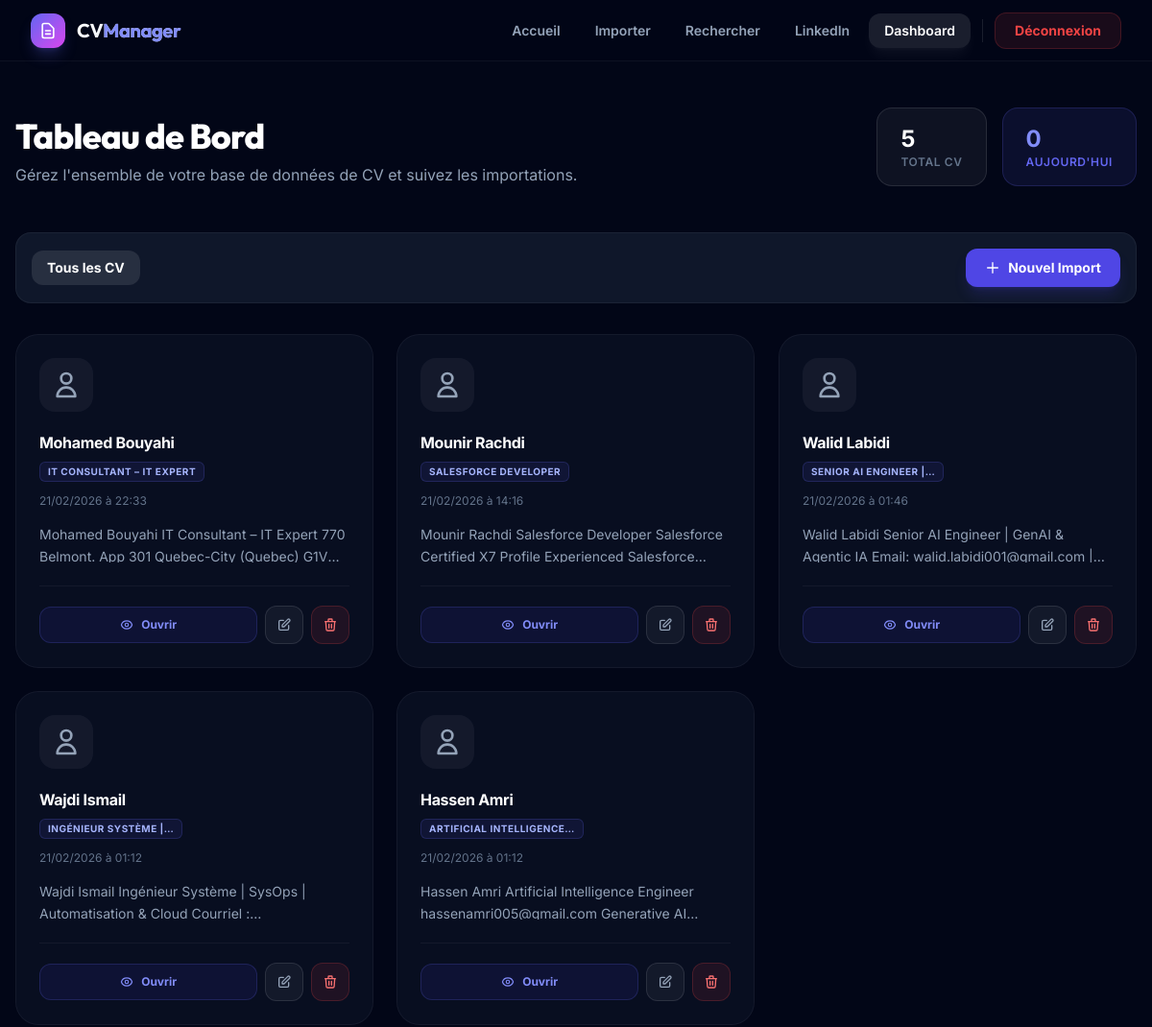
Page /dashboard (signed in, upper part) on the earlier database version.
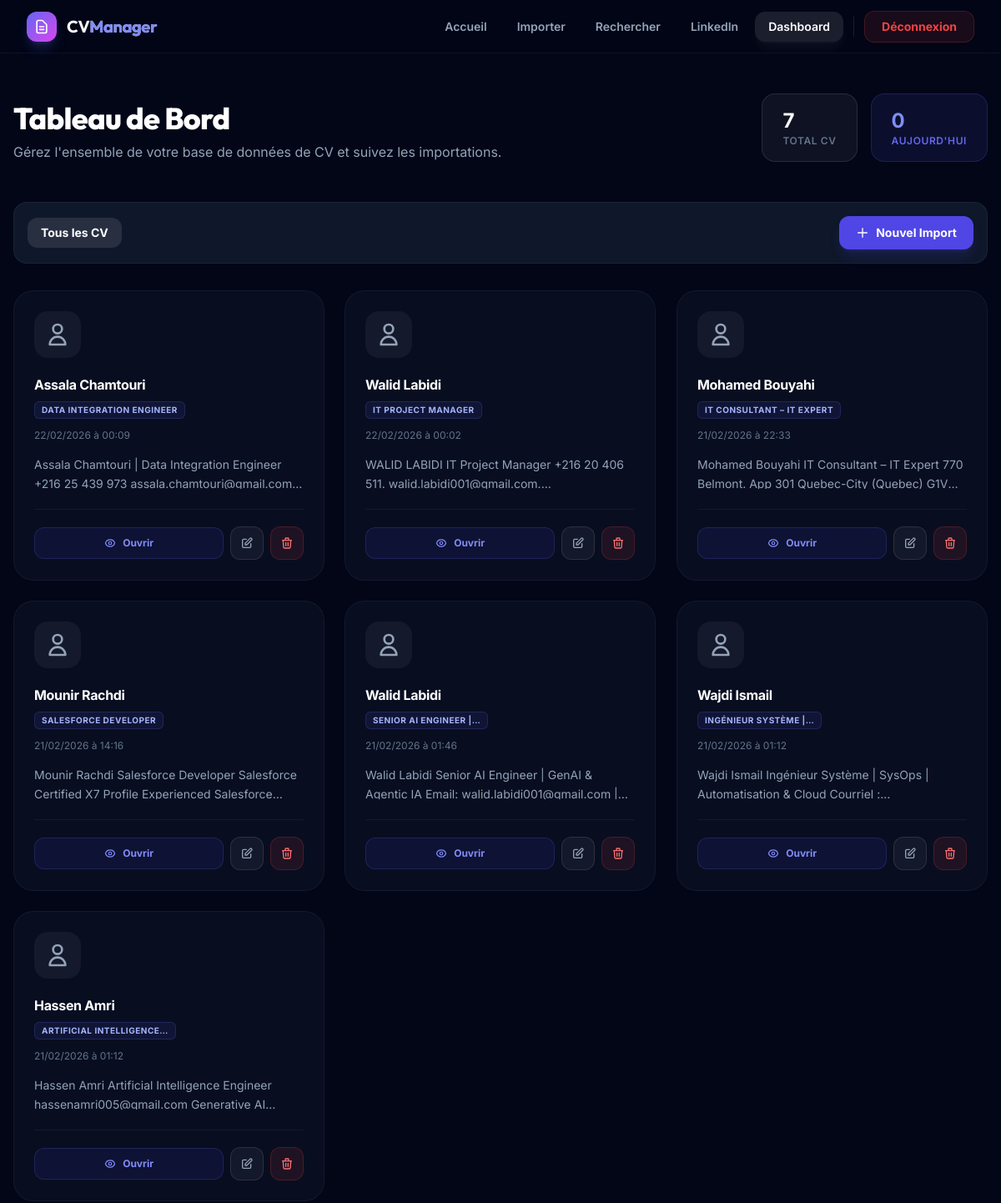
Same page on the later database version.
### tables this page shows
CREATE TABLE cvs (
            id INTEGER PRIMARY KEY AUTOINCREMENT,
            filename TEXT NOT NULL,
            original_filename TEXT,
            file_type TEXT DEFAULT 'file',
            url TEXT,
            text TEXT,
            metadata_json TEXT DEFAULT '{}',
            created_at DATETIME DEFAULT CURRENT_TIMESTAMP,
            updated_at DATETIME DEFAULT CURRENT_TIMESTAMP
        );

### app.py (the view)
@app.route('/dashboard')
@login_required
def dashboard():
    page = request.args.get('page', 1, type=int)
    filter_type = request.args.get('type', '')
    cvs, total, total_pages = get_all_cvs(page=page, file_type=filter_type)
    stats = get_stats()
    return render_template(
        'dashboard.html',
        cvs=cvs,
        total=total,
        page=page,
        total_pages=total_pages,
        stats=stats,
        filter_type=filter_type
    )

### app.py (called while the page is built)
def login_required(f):
    @wraps(f)
    def decorated_function(*args, **kwargs):
        if not session.get('logged_in'):
            flash('Veuillez vous connecter pour accéder à cette page.', 'warning')
            return redirect(url_for('login'))
        return f(*args, **kwargs)
    return decorated_function

def get_text_preview(text, max_length=200):
    if not text:
        return "Aucun contenu extrait"
    text = ' '.join(text.split())  # Normalize whitespace
    if len(text) <= max_length:
        return text
    return text[:max_length].rsplit(' ', 1)[0] + '…'

@app.template_filter('preview')
def preview_filter(text, length=200):
    return get_text_preview(text, length)

@app.template_filter('from_json')
def from_json_filter(value):
    try:
        return json.loads(value) if value else {}
    except (json.JSONDecodeError, TypeError):
        return {}

@app.template_filter('format_date')
def format_date_filter(value):
    if not value:
        return ''
    try:
        dt = datetime.strptime(str(value), '%Y-%m-%d %H:%M:%S')
        return dt.strftime('%d/%m/%Y à %H:%M')
    except ValueError:
        return str(value)

### templates/dashboard.html (shortened to what the changed rows need)
{% extends 'base.html' %}
{% block content %}
<div class="max-w-7xl mx-auto px-4 py-12">
    <div class="flex flex-col lg:flex-row lg:items-end justify-between gap-8 mb-12">
        <div>
            <h1 class="text-4xl font-display font-extrabold text-white mb-2">Tableau de Bord</h1>
        </div>
        <div class="flex gap-4">
            <div class="px-6 py-4 rounded-2xl bg-white/5 border border-white/10">
                <div class="text-2xl font-bold text-white">{{ stats.total }}</div>
                <div class="text-xs font-semibold text-surface-500 uppercase tracking-wider">Total CV</div>
            </div>
        </div>
    </div>
    {% if cvs %}
    <div class="grid grid-cols-1 md:grid-cols-2 lg:grid-cols-3 xl:grid-cols-4 gap-6">
        {% for cv in cvs %}
        {% set meta = cv.metadata_json|from_json %}
        <div class="group relative bg-surface-900/50 border border-white/5 hover:border-brand-500/30 rounded-3xl p-6 transition-all duration-300 animate-scale-in hover:-translate-y-1 hover:shadow-2xl hover:shadow-brand-500/10"
            style="animation-delay: {{ loop.index0 * 0.03 }}s">
            <div
                class="w-14 h-14 rounded-2xl bg-white/5 flex items-center justify-center text-surface-400 mb-5 group-hover:bg-brand-500/10 group-hover:text-brand-400 transition-all duration-300">
                <svg class="w-8 h-8" fill="none" stroke="currentColor" viewBox="0 0 24 24">
                    <path stroke-linecap="round" stroke-linejoin="round" stroke-width="2"
                        d="M16 7a4 4 0 11-8 0 4 4 0 018 0zM12 14a7 7 0 00-7 7h14a7 7 0 00-7-7z" />
                </svg>
            </div>
            <h3 class="font-bold text-white mb-1 truncate" title="{{ cv.original_filename }}">
                {{ meta.name if meta.name and meta.name != 'Inconnu' else cv.original_filename|preview(30) }}
            </h3>
            {% if meta.specialty and meta.specialty != 'À définir' %}
            <span
                class="inline-block px-2 py-0.5 rounded-md bg-brand-500/10 text-brand-300 text-[10px] font-bold uppercase tracking-wider border border-brand-500/20 mb-3">
                {{ meta.specialty|preview(25) }}
            </span>
            {% endif %}
            <p class="text-xs text-surface-500 mb-4">{{ cv.created_at|format_date }}</p>
            <p class="text-sm text-surface-400 leading-relaxed line-clamp-2 mb-6 h-10">
                {{ cv.text|preview(100) if cv.text else "Contenu en attente..." }}
            </p>
            <div class="flex items-center gap-2 pt-5 border-t border-white/5">
                <a href="{{ url_for('view_cv', cv_id=cv.id) }}"
                    class="flex-1 inline-flex items-center justify-center gap-2 py-2.5 bg-brand-600/10 hover:bg-brand-600 text-brand-400 hover:text-white text-xs font-bold rounded-xl transition-all border border-brand-500/20">
                    Ouvrir
                </a>
                <a href="{{ url_for('edit_cv', cv_id=cv.id) }}"
                    class="w-10 h-10 flex items-center justify-center bg-white/5 hover:bg-white/10 text-surface-400 hover:text-white rounded-xl transition-all border border-white/10"
                    title="Modifier">
                    <svg class="w-4 h-4" fill="none" stroke="currentColor" viewBox="0 0 24 24">
                        <path stroke-linecap="round" stroke-linejoin="round" stroke-width="2"
                            d="M11 5H6a2 2 0 00-2 2v11a2 2 0 002 2h11a2 2 0 002-2v-5m-1.414-9.414a2 2 0 112.828 2.828L11.828 15H9v-2.828l8.586-8.586z" />
                    </svg>
                </a>
                <form action="{{ url_for('delete_cv_route', cv_id=cv.id) }}" method="POST"
                    onsubmit="return confirm('Êtes-vous sûr de vouloir supprimer ce CV ?')" class="contents">
                    <button type="submit"
                        class="w-10 h-10 flex items-center justify-center bg-red-500/10 hover:bg-red-500 text-red-400 hover:text-white rounded-xl transition-all border border-red-500/20"
                        title="Supprimer">
                        <svg class="w-4 h-4" fill="none" stroke="currentColor" viewBox="0 0 24 24">
                            <path stroke-linecap="round" stroke-linejoin="round" stroke-width="2"
                                d="M19 7l-.867 12.142A2 2 0 0116.138 21H7.862a2 2 0 01-1.995-1.858L5 7m5 4v6m4-6v6m1-10V4a1 1 0 00-1-1h-4a1 1 0 00-1 1v3M4 7h16" />
                        </svg>
                    </button>
                </form>
            </div>
        </div>
        {% endfor %}
    </div>
    {% endif %}
</div>
{% endblock %}

Differences in the rows shown:
added cvs: name "Assala Chamtouri", specialty|preview "DATA INTEGRATION ENGINEER", created_at "22/02/2026 à 00:09", text|preview "Assala Chamtouri | Data Integration Engineer +216 25 439 973…"
added cvs: name "Walid Labidi", specialty|preview "IT PROJECT MANAGER", created_at "22/02/2026 à 00:02", text|preview "WALID LABIDI IT Project Manager +216 20 406 511.…"
Other differences:
{{ stats.total }}: "5" → "7"
